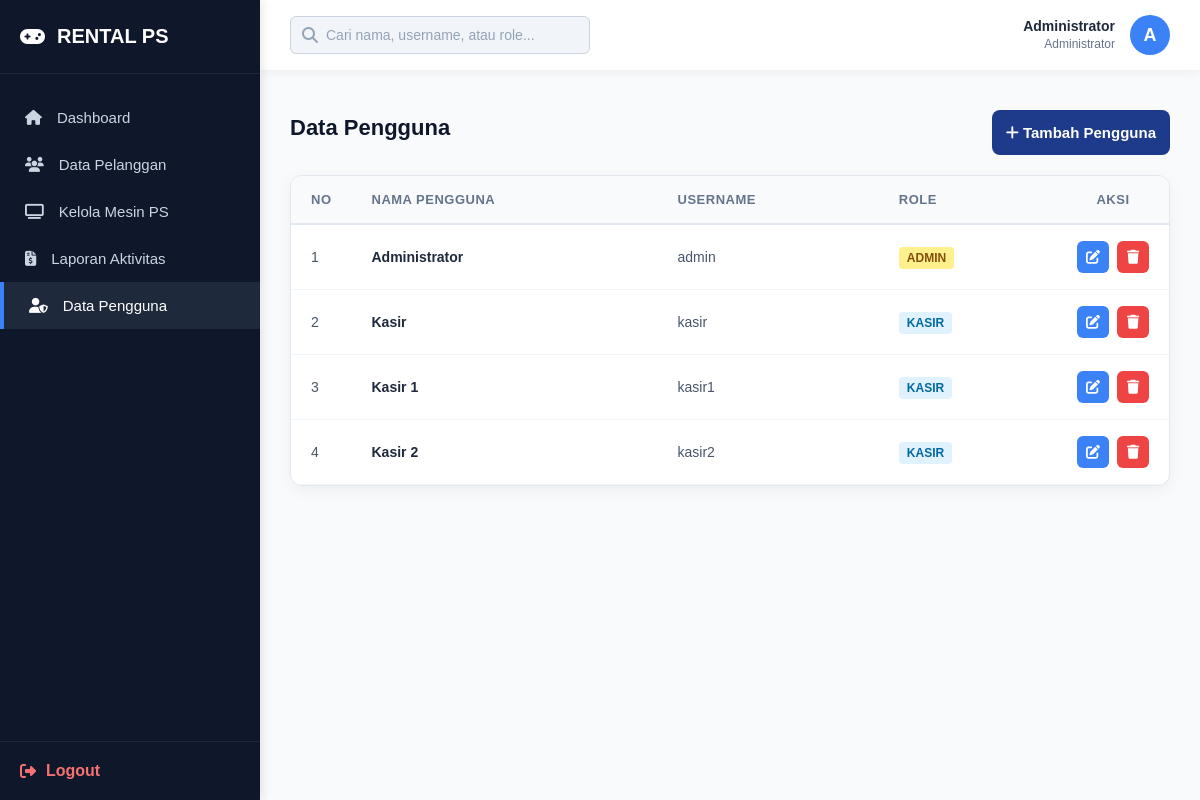
Screenshot of /admin/pengguna.php (signed in) with the database file from the repository.
### tables this page shows
CREATE TABLE `users` (
  `id_user` int NOT NULL,
  `nama_user` varchar(100) NOT NULL,
  `username` varchar(50) NOT NULL,
  `password` varchar(255) NOT NULL,
  `role` enum('admin','kasir') NOT NULL
);

### admin/pengguna.php (the view, shortened to what this page needs)
<?php
include '../config/koneksi.php';
$action = isset($_GET['action']) ? $_GET['action'] : '';
?>
<!DOCTYPE html>
<html lang="id">
<head>
    <link rel="stylesheet" href="../assets/css/style.css">
    <link rel="stylesheet" href="https://cdnjs.cloudflare.com/ajax/libs/font-awesome/6.4.0/css/all.min.css">
</head>
<body class="dashboard-body">
    <div class="sidebar">
        <div class="sidebar-brand">
            <i class="fa-solid fa-gamepad"></i> RENTAL PS
        </div>
        <ul class="sidebar-menu">
            <li><a href="dashboard.php"><i class="fa-solid fa-house"></i> Dashboard</a></li>
            <li><a href="pelanggan.php"><i class="fa-solid fa-users"></i> Data Pelanggan</a></li>
            <li><a href="ps_unit.php"><i class="fa-solid fa-tv"></i> Kelola Mesin PS</a></li>
            <li><a href="laporan.php"><i class="fa-solid fa-file-invoice-dollar"></i> Laporan Aktivitas</a></li>
            <li><a href="pengguna.php" class="active"><i class="fa-solid fa-user-shield"></i> Data Pengguna</a></li>
        </ul>
        <div class="sidebar-bottom">
            <a href="../auth/logout.php" class="logout-btn"><i class="fa-solid fa-right-from-bracket"></i> Logout</a>
        </div>
    </div>
    <div class="main-content">
        <div class="topbar">
            <form action="" method="GET" class="search-bar">
                <i class="fa-solid fa-magnifying-glass"></i>
                <input type="text" name="search" placeholder="Cari nama, username, atau role..." value="<?= isset($_GET['search']) ? $_GET['search'] : ''; ?>">
            </form>
            <div class="user-profile">
                <div class="user-info">
                    <span class="user-name"><?= $_SESSION['nama']; ?></span>
                    <span class="user-role">Administrator</span>
                </div>
                <div class="user-avatar">
                    <?= substr($_SESSION['nama'], 0, 1); ?>
                </div>
            </div>
        </div>
        <div class="content-area">
            <?php if ($action == 'tambah') { ?>
            <div class="recent-activity">
                <h2 class="page-title">Tambah Pengguna</h2>
                <form method="POST" class="form-container">
                    <div class="input-group">
                        <label>Nama User</label>
                        <input type="text" name="nama_user" required>
                    </div>
                    <div class="input-group">
                        <label>Username</label>
                        <input type="text" name="username" required>
                    </div>
                    <div class="input-group">
                        <label>Password</label>
                        <input type="text" name="password" required>
                    </div>
                    <div class="input-group">
                        <label>Role</label>
                        <select name="role" required>
                            <option value="admin">Admin</option>
                            <option value="kasir">Kasir</option>
                        </select>
                    </div>
                    <div class="form-actions">
                        <button class="btn-primary" type="submit" name="simpan">
                            <i class="fa-solid fa-save"></i> Simpan
                        </button>
                        <a href="pengguna.php" class="btn-secondary">
                            <i class="fa-solid fa-xmark"></i> Batal
                        </a>
                    </div>
                </form>
            </div>
            <?php } else {
                $search = isset($_GET['search']) ? $_GET['search'] : '';
                if ($search != '') {
                    $query = mysqli_query($conn, "SELECT * FROM users WHERE nama_user LIKE '%$search%' OR username LIKE '%$search%' OR role LIKE '%$search%'");
                } else {
                    $query = mysqli_query($conn, "SELECT * FROM users");
                }
            ?>
            <div class="header-action" style="display: flex; justify-content: space-between; align-items: center; margin-bottom: 20px;">
                <h2 class="page-title" style="margin: 0;">Data Pengguna</h2>
                <a href="pengguna.php?action=tambah" class="btn-primary" style="width: auto;"><i class="fa-solid fa-plus"></i> Tambah Pengguna</a>
            </div>
            <div class="table-container">
                <table class="dashboard-table">
                    <thead>
                        <tr>
                            <th width="5%">No</th>
                            <th>Nama Pengguna</th>
                            <th>Username</th>
                            <th>Role</th>
                            <th width="12%" style="text-align: center;">Aksi</th>
                        </tr>
                    </thead>
                    <tbody>
                    <?php
                    $no = 1;
                    while ($data = mysqli_fetch_assoc($query)) {
                    ?>
                        <tr>
                            <td><?= $no++; ?></td>
                            <td style="font-weight: bold; color: #1e293b;"><?= $data['nama_user']; ?></td>
                            <td><?= $data['username']; ?></td>
                            <td>
                                <?php if ($data['role'] == 'admin') { ?>
                                    <span style="background-color: #fef08a; color: #854d0e; padding: 4px 8px; border-radius: 4px; font-weight: bold; font-size: 12px; text-transform: uppercase;">ADMIN</span>
                                <?php } else { ?>
                                    <span style="background-color: #e0f2fe; color: #0369a1; padding: 4px 8px; border-radius: 4px; font-weight: bold; font-size: 12px; text-transform: uppercase;">KASIR</span>
                                <?php } ?>
                            </td>
                            <td>
                                <div class="action-group">
                                    <a href="pengguna.php?action=edit&id=<?= $data['id_user']; ?>" class="action-btn edit-btn" title="Edit Data">
                                        <i class="fa-solid fa-pen-to-square"></i>
                                    </a>
                                    <a href="pengguna.php?action=hapus&id=<?= $data['id_user']; ?>" class="action-btn delete-btn" onclick="return confirm('Yakin ingin menghapus pengguna ini?')" title="Hapus Data">
                                        <i class="fa-solid fa-trash"></i>
                                    </a>
                                </div>
                            </td>
                        </tr>
                    <?php } ?>
                    </tbody>
                </table>
            </div>
            <?php } ?>
        </div>
    </div>
</body>
</html>

### assets/css/style.css (style rules this page uses)
* { margin: 0; padding: 0; box-sizing: border-box; font-family: Arial, sans-serif; }
a { text-decoration: none !important; }
body { background-color: #0f172a; display: flex; justify-content: center; align-items: center; min-height: 100vh; }
input, select, textarea { width: 100%; padding: 12px 14px; border: 1px solid #cbd5e1; border-radius: 8px; background-color: #ffffff; color: #1e293b; font-size: 14px; transition: 0.3s; font-family: Arial, sans-serif; appearance: none; -webkit-appearance: none; }
input::placeholder, textarea::placeholder { color: #94a3b8; }
.btn-primary { width: 100%; padding: 14px; background-color: #1e3a8a; color: #ffffff; border: none; border-radius: 8px; font-size: 15px; font-weight: bold; cursor: pointer; margin-top: 10px; transition: 0.3s; }
.dashboard-body { background-color: #f8fafc; display: flex; justify-content: flex-start; align-items: flex-start; min-height: 100vh; padding: 0; margin: 0; }
.sidebar { width: 260px; background-color: #0f172a; color: white; height: 100vh; position: fixed; display: flex; flex-direction: column; box-shadow: 2px 0 10px rgba(0, 0, 0, 0.1); }
.sidebar-brand { padding: 25px 20px; font-size: 20px; font-weight: bold; border-bottom: 1px solid #1e293b; color: #ffffff; display: flex; align-items: center; gap: 12px; }
.sidebar-menu { list-style: none; padding: 20px 0; flex-grow: 1; }
.sidebar-menu li a { display: flex; align-items: center; gap: 15px; padding: 15px 25px; color: #cbd5e1; font-size: 15px; transition: 0.3s; }
.sidebar-menu li a:hover, .sidebar-menu li a.active { background-color: #1e293b; color: #ffffff; border-left: 4px solid #3b82f6; }
.sidebar-bottom { padding: 20px; border-top: 1px solid #1e293b; }
.logout-btn { display: flex; align-items: center; gap: 10px; color: #f87171; font-weight: bold; }
.main-content { margin-left: 260px; flex-grow: 1; width: calc(100% - 260px); }
.topbar { background-color: #ffffff; height: 70px; padding: 0 30px; display: flex; justify-content: space-between; align-items: center; box-shadow: 0 2px 10px rgba(0, 0, 0, 0.05); }
.search-bar { position: relative; display: flex; align-items: center; }
.search-bar i { position: absolute; left: 12px; color: #94a3b8; }
.search-bar input { width: 300px; padding: 10px 15px 10px 35px; border-radius: 6px; border: 1px solid #cbd5e1; background-color: #f1f5f9; margin: 0; transition: 0.3s; }
.user-profile { display: flex; align-items: center; gap: 15px; }
.user-info { text-align: right; }
.user-name { display: block; font-weight: bold; font-size: 14px; color: #1e293b; }
.user-role { font-size: 12px; color: #64748b; }
.user-avatar { width: 40px; height: 40px; background-color: #3b82f6; color: white; border-radius: 50%; display: flex; justify-content: center; align-items: center; font-weight: bold; font-size: 18px; }
.content-area { padding: 30px; }
.page-title { font-size: 22px; color: #0f172a; margin-bottom: 25px; }
.table-container { background-color: #ffffff; border-radius: 12px; box-shadow: 0 4px 15px rgba(0, 0, 0, 0.05); border: 1px solid #e2e8f0; overflow: hidden; }
.dashboard-table { width: 100%; border-collapse: collapse; }
.dashboard-table thead { background-color: #f8fafc; border-bottom: 2px solid #e2e8f0; }
.dashboard-table th { padding: 16px 20px; text-align: left; font-size: 13px; font-weight: bold; color: #64748b; text-transform: uppercase; letter-spacing: 0.5px; }
.dashboard-table td { padding: 16px 20px; color: #475569; font-size: 14px; border-bottom: 1px solid #f1f5f9; vertical-align: middle; }
.action-group { display: flex; justify-content: center; gap: 8px; }
.action-btn { display: inline-flex; align-items: center; justify-content: center; width: 32px; height: 32px; border-radius: 6px; color: #ffffff !important; font-size: 14px; transition: all 0.2s ease; }
.edit-btn { background-color: #3b82f6; }
.delete-btn { background-color: #ef4444; }

### rows the page displays
users: nama_user "Administrator", username "admin", role "ADMIN"
users: nama_user "Kasir", username "kasir", role "KASIR"
users: nama_user "Kasir 1", username "kasir1", role "KASIR"
users: nama_user "Kasir 2", username "kasir2", role "KASIR"

### other values shown
$_SESSION['nama'] "Administrator"
substr($_SESSION['nama'], 0, 1) "A"
